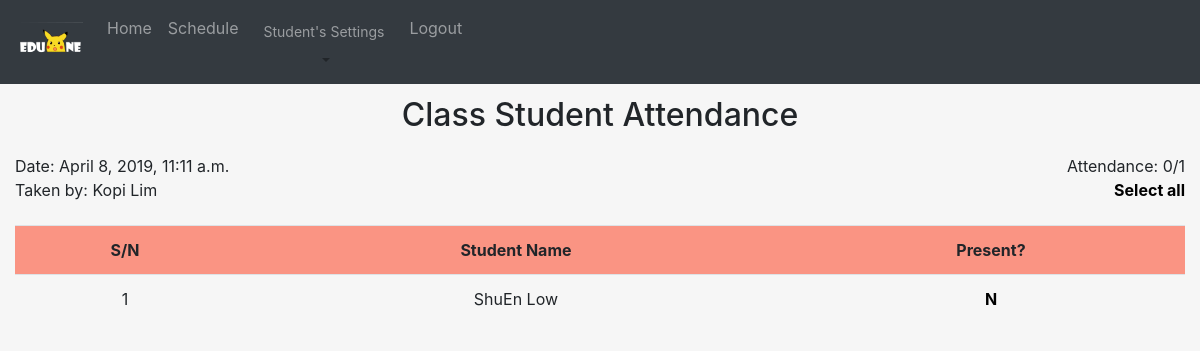
/attendance/ (signed in), run on the app's committed database.
### main/models.py (models this page shows, shortened)
class StaffProfile(models.Model):
    user = models.OneToOneField(
        User,
        on_delete=models.CASCADE
    )
    form_class = models.ForeignKey(
        'Class',
        null=True,
        on_delete=models.SET_NULL,
    )
    firstname = models.CharField(max_length=50)
    lastname = models.CharField(max_length=50)
    contact_number = models.CharField(max_length=20)
    def __str__(self):
        return "{} {}".format(self.lastname, self.firstname)

class Student(models.Model):
    child_of = models.ForeignKey(
        'ParentProfile',
        null=True,
        on_delete=models.SET_NULL,
    )
    form_class = models.ForeignKey(
        'Class',
        null=True,
        on_delete=models.SET_NULL,
    )
    nric = models.CharField(max_length=9, primary_key=True)
    first_name = models.CharField(max_length=50)
    last_name = models.CharField(max_length=50)
    home_address = models.CharField(max_length=100)
    emergency_contact = models.CharField(max_length=20)

### main/views.py (the view)
# urls.py: path('attendance/', views.attendance, name='attendance-home'),
@login_required
def attendance(request, date = datetime.datetime.now()):
	information = {}
	present = []
	information['attendanceCount'] = 0
	information['today'] = date
	information['teacher_info'] = StaffProfile.objects.get(user__exact = request.user.id)
	information['students'] = Student.objects.filter(form_class__exact = information['teacher_info'].form_class)
	for stud in information['students']:
		try:
			accountability = Attendance.objects.get(student__exact = stud, date__exact = date.date())
			present.append(accountability.student)
			information['attendanceCount'] = information['attendanceCount'] + 1
		except ObjectDoesNotExist:
			print("No entries found for attendance!")
	information['present'] = present
	return render(request, 'student_settings/attendance.html', {'active_page': 'student', 'information': information})

### main/templates/student_settings/attendance.html (shortened to what this page needs)
{% include "common/header.html" %}
{% block content %}
<!DOCTYPE html>
<body>
	<div class="container-fluid">
		<div class="row">
			<div class="col-md-12 text-center">
				<h2 style="padding:1%;">Class {{information.teacher_info.className}} Student Attendance</h2>
			</div>
		</div>
		<div class="row">
			<div class="col-md-6 text-left">
				Date: {{information.today}}
			</div>
			<div class="col-md-6 text-right">
				Attendance: {{information.attendanceCount}}/{{information.students.count}}
			</div>
		</div>
		<div class="row">
			<div class="col-md-6 text-left">
				Taken by: {{information.teacher_info}}
			</div>
			<div class="col-md-6 text-right">
				<a href="{% url 'attendance-edit' id=user.id status='all' %}">Select all</a>
			</div>
		</div>
		<table class="table table-hover" style="margin-top: 2%;">
			<tr>
				<th>S/N</th>
				<th>Student Name</th>
				<th>Present?</th>
			</tr>
			{% for student in information.students %}
			<tr>
				<td>{{forloop.counter}}</td>
				<td>{{student.last_name}}  {{student.first_name}}</td>
				<td>
				{% if student in information.present %}
					<a href="{% url 'attendance-edit' id=student.nric status='Y' %}">Y</a></td>
				{% else %}
					<a href="{% url 'attendance-edit' id=student.nric status='N' %}">N</a></td>
				{% endif %}
			</tr>
			{% endfor %}
		</table>
	</div>
</body>
</html>
{% endblock %}

### main/templates/student_settings/attendance.html (style rules this page uses)
th { background-color: #FA9483; text-align: center; }
td { text-align: center; }
.container-fluid a { color: #000000; font-weight: bold; }

### data on the page
StaffProfile: teacher_info "Kopi Lim"
Student: last_name "ShuEn", first_name "Low"

### other printed values
{{ information.today }} "April 8, 2019, 11:11 a.m."
{{ information.attendanceCount }} "0"
{{ information.students.count }} "1"
